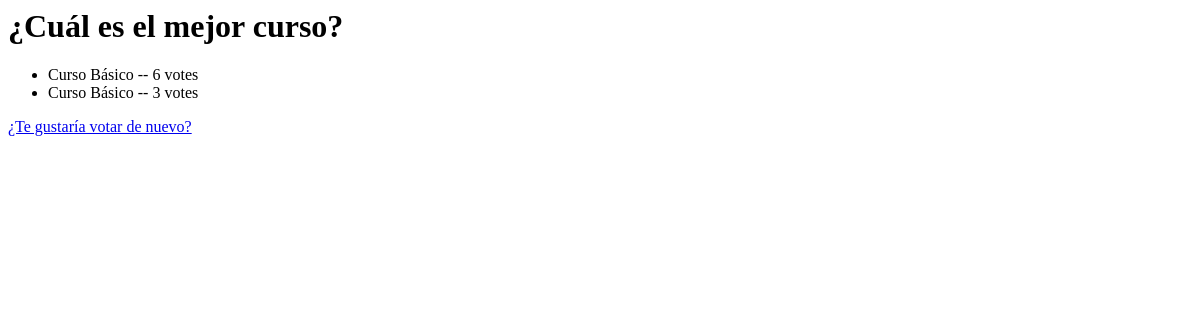
/polls/1/results/, run on an earlier commit of the app's database.
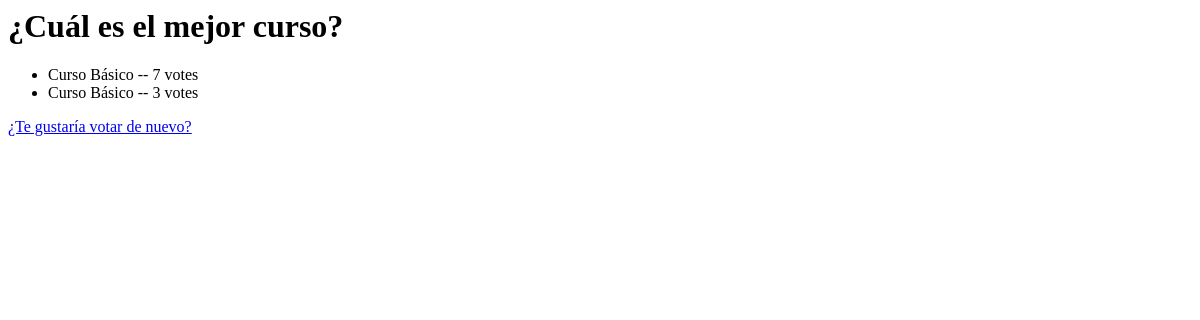
And on a later commit of the database.
### polls/models.py (models this page shows, shortened)
class Question(models.Model):
    question_text = models.CharField(max_length=200)
    pub_date = models.DateTimeField('date published')

class Choice(models.Model):
    question_text = models.ForeignKey(Question, on_delete=models.CASCADE)
    choice_text = models.CharField(max_length=200)
    votes = models.IntegerField(default=0)

### polls/views.py (the view)
# urls.py: path("<int:pk>/results/", views.ResultView.as_view(), name="results"),
class ResultView(generic.DetailView):
    model = Question
    template_name = "polls/results.html"

### polls/templates/polls/results.html
<h1>
    {{ question.question_text }}
</h1>
<ul>
    {% for choice in question.choice_set.all %}
        <li>
            {{ choice.choice_text }} -- {{ choice.votes }} vote{{ choice.votes|pluralize }}
        </li>
    {% endfor %}
</ul>
<a href="{% url 'polls:detail' question.id %}">¿Te gustaría votar de nuevo?</a>

What changed in the data, as far as the page shows it:
changed Choice (number 1 of 2 on the later page): votes "6" → "7"
